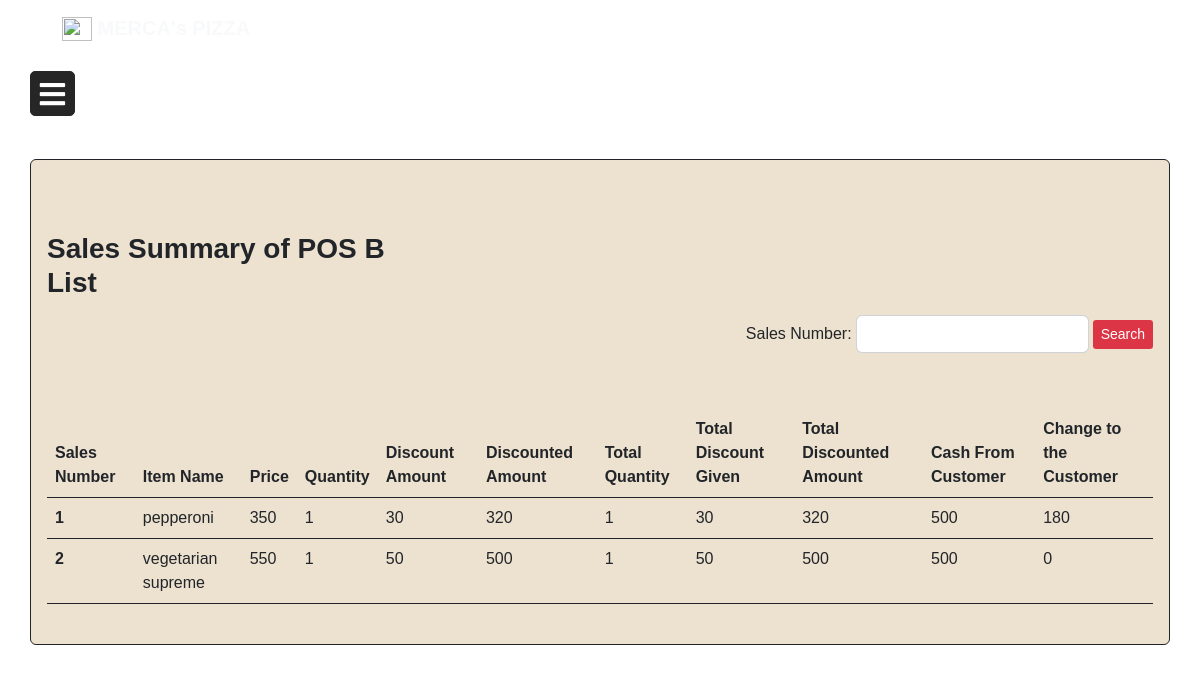
The app's page /sales_pos_b.php (signed in) with its own data.
### tables this page shows
CREATE TABLE `sales_pos_b` (
  `SalesNumber` int(11) NOT NULL,
  `ItemName` varchar(100) NOT NULL,
  `Price` int(11) NOT NULL,
  `Quantity` int(11) NOT NULL,
  `DiscountAmount` int(11) NOT NULL,
  `DiscountedAmount` int(11) NOT NULL,
  `TotalQuantity` int(11) NOT NULL,
  `TotalDiscountGiven` int(11) NOT NULL,
  `TotalDiscountedAmount` int(11) NOT NULL,
  `CashFromCustomer` int(11) NOT NULL,
  `ChangeToTheCustomer` int(11) NOT NULL
);

### sales_pos_b.php (the view, shortened to what this page needs)
<?php
include "config.php";
if(!isset($_SESSION['usertype'])){
  echo '<script>alert("Unauthorized Web Access")</script>';
  echo '<script>window.location.href="login_page.php"</script>';
}
else{
?>
<!DOCTYPE html>
<html lang="en" dir="ltr">
    <head>
        <link rel="stylesheet" href="css/dashboard.css">
        <link rel="stylesheet" href="style.css">
        <link href="https://cdn.jsdelivr.net/npm/bootstrap@5.0.2/dist/css/bootstrap.min.css" rel="stylesheet">
        <link rel="stylesheet" href="https://cdnjs.cloudflare.com/ajax/libs/font-awesome/5.15.3/css/all.min.css"/>
        <link rel="stylesheet" href="https://cdn.jsdelivr.net/npm/bootstrap-icons@1.9.1/font/bootstrap-icons.css">
        <link rel="stylesheet" href="css/main.min.css">
    </head>
    <nav class="navbar navbar-expand-md navbar-light">
        <div class="container-xxl">
            <a href="dashboard.php" class="navbar-brand">
                <img src="logo.png" alt="" width="30" height="24" class="d-inline-block align-text-top">
                <span class="fw-bold text-light">MERCA's PIZZA</span>
            </a>
        </div>
    </nav>
  <body style="background-image: url(bg.webp);
            no-repeat center center fixed;
            -webkit-background-size: cover;
            -moz-background-size: cover;
            -o-background-size: cover;
            background-size: cover;">
    <section id="sides">
        <label for="check" class="mb-5">
        <i class="fas fa-bars" id="btn"></i>
        </label>
    </section>
<main>
    <br>
    <br>
<section id="main">
    <div class="container-sm form-group border p-3  justify-content-center border-dark rounded" id="empdetailscontainer" style="background-color: #EDE1CF;">
        <div class="row my-2 gy-5 gx-10">
            <div class="col-lg-4">
                <h3 style= "font-weight: bold;">Sales Summary of POS B List</h3>
            </div>
        </div>
        <form action="includes/search_code.php" method="POST">
            <div class="row g-1 align-items-center justify-content-end">
                <div class="col-auto">
                    <label for="searchNum" class="col-form-label">Sales Number:</label>
                </div>
                <div class="col-auto">
                    <input type="search" id="searchNum" name="searchNum"class="form-control">
                </div>
                <div class="col-auto">
                    <button type="submit" id="search_pos_b" name="search_pos_b" class="btn-sm btn-danger">Search</button>
                </div>
            </div>
        </form>
        <div class="row my-2 gy-5 gx-10 justify-content-center">
            <div class="col-lg-12 d-flex justify-content-center">
                <table id="salesTable" class="table table-hover border-dark">
                    <thead>
                        <tr>
                            <th scope="col">Sales Number</th>
                            <th scope="col">Item Name</th>
                            <th scope="col">Price</th>
                            <th scope="col">Quantity</th>
                            <th scope="col">Discount Amount</th>
                            <th scope="col">Discounted Amount</th>
                            <th scope="col">Total Quantity</th>
                            <th scope="col">Total Discount Given</th>
                            <th scope="col">Total Discounted Amount</th>
                            <th scope="col">Cash From Customer</th>
                            <th scope="col">Change to the Customer</th>
                        </tr>
                    </thead>
                    <tbody>
                    <?php
                            if (isset($_GET['salesnum'])) {
                                $salesNum = $_GET['salesnum'];
                                $query = "SELECT * FROM sales_pos_b WHERE SalesNumber = '$salesNum'";
                                $run_query = mysqli_query($conn, $query) or die(mysqli_error($conn));
                                if (mysqli_num_rows($run_query) > 0){
                                    while ($row = mysqli_fetch_array($run_query)){
                                        $sales_num = $row['SalesNumber'];
                                        $item_name = $row['ItemName'];
                                        $price = $row['Price'];
                                        $quantity = $row['Quantity'];
                                        $discount_amount = $row['DiscountAmount'];
                                        $discounted_amount = $row['DiscountedAmount'];
                                        $total_quantity = $row['TotalQuantity'];
                                        $total_discount_given = $row['TotalDiscountGiven'];
                                        $total_discounted_amount = $row['TotalDiscountedAmount'];
                                        $cash_from_customer = $row['CashFromCustomer'];
                                        $change_to_the_customer = $row['ChangeToTheCustomer'];
                                        echo '<th id="salesNum" scope="row">'.$sales_num.'</th>';
                                        echo '<td>'.$item_name.'</td>';
                                        echo '<td>'.$price.'</td>';
                                        echo '<td>'.$quantity.'</td>';
                                        echo '<td>'.$discount_amount.'</td>';
                                        echo '<td>'.$discounted_amount.'</td>';
                                        echo '<td>'.$total_quantity.'</td>';
                                        echo '<td>'.$total_discount_given.'</td>';
                                        echo '<td>'.$total_discounted_amount.'</td>';
                                        echo '<td>'.$cash_from_customer.'</td>';
                                        echo '<td>'.$change_to_the_customer.'</td>';
                                        echo '</tr>';
                                        echo '</a>';
                                    }
                                }
                            }
                            else {
                                $query = "SELECT * FROM sales_pos_b";
                                $run_query = mysqli_query($conn, $query) or die(mysqli_error($conn));
                                if (mysqli_num_rows($run_query) > 0){
                                    while ($row = mysqli_fetch_array($run_query)){
                                        $sales_num = $row['SalesNumber'];
                                        $item_name = $row['ItemName'];
                                        $price = $row['Price'];
                                        $quantity = $row['Quantity'];
                                        $discount_amount = $row['DiscountAmount'];
                                        $discounted_amount = $row['DiscountedAmount'];
                                        $total_quantity = $row['TotalQuantity'];
                                        $total_discount_given = $row['TotalDiscountGiven'];
                                        $total_discounted_amount = $row['TotalDiscountedAmount'];
                                        $cash_from_customer = $row['CashFromCustomer'];
                                        $change_to_the_customer = $row['ChangeToTheCustomer'];
                                        echo '<th id="salesNum" scope="row">'.$sales_num.'</th>';
                                        echo '<td>'.$item_name.'</td>';
                                        echo '<td>'.$price.'</td>';
                                        echo '<td>'.$quantity.'</td>';
                                        echo '<td>'.$discount_amount.'</td>';
                                        echo '<td>'.$discounted_amount.'</td>';
                                        echo '<td>'.$total_quantity.'</td>';
                                        echo '<td>'.$total_discount_given.'</td>';
                                        echo '<td>'.$total_discounted_amount.'</td>';
                                        echo '<td>'.$cash_from_customer.'</td>';
                                        echo '<td>'.$change_to_the_customer.'</td>';
                                    }
                                }
                            }
                        ?>
                    </tbody>
                </table>
            </div>
        </div>
    </div>
</section>
</main>
</body>
</html>
<?php  }
?>

### css/dashboard.css (style rules this page uses)
* { margin: 0; padding: 0; text-decoration: none; }
label #btn,label #cancel { position: absolute; cursor: pointer; color: white; border-radius: 5px; border: 1px solid #262626; margin: 15px 30px; font-size: 29px; background: #262626; height: 45px; width: 45px; text-align: center; line-height: 45px; transition: all .5s ease; }

### style.css (style rules this page uses)
* { margin: 0; padding: 0; font-family: 'Kanit', sans-serif; }
.navbar-brand { margin-left: 50px; color: rgb(255, 255, 255); font-weight: bold; }
:root { --blue:#3498db; --red:#e74c3c; --orange:#f39c12; --black:#333; --white:#fff; --light-bg:#eee; --box-shadow:0 5px 10px rgba(0,0,0,.1); --border:2px solid var(--black); }
* { font-family: 'Poppins', sans-serif; margin:0; padding:0; box-sizing: border-box; outline: none; border: none; text-decoration: none; }

### records on screen
sales_pos_b: SalesNumber "1", ItemName "pepperoni", Price "350", Quantity "1", DiscountAmount "30", DiscountedAmount "320", TotalQuantity "1", TotalDiscountGiven "30", TotalDiscountedAmount "320", CashFromCustomer "500", ChangeToTheCustomer "180"
sales_pos_b: SalesNumber "2", ItemName "vegetarian supreme", Price "550", Quantity "1", DiscountAmount "50", DiscountedAmount "500", TotalQuantity "1", TotalDiscountGiven "50", TotalDiscountedAmount "500", CashFromCustomer "500", ChangeToTheCustomer "0"
